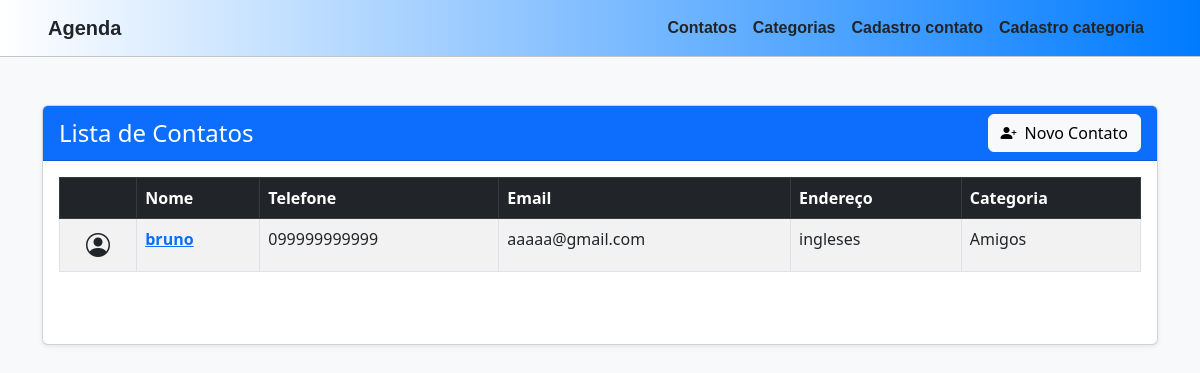
Page / (signed in) on the earlier database version.
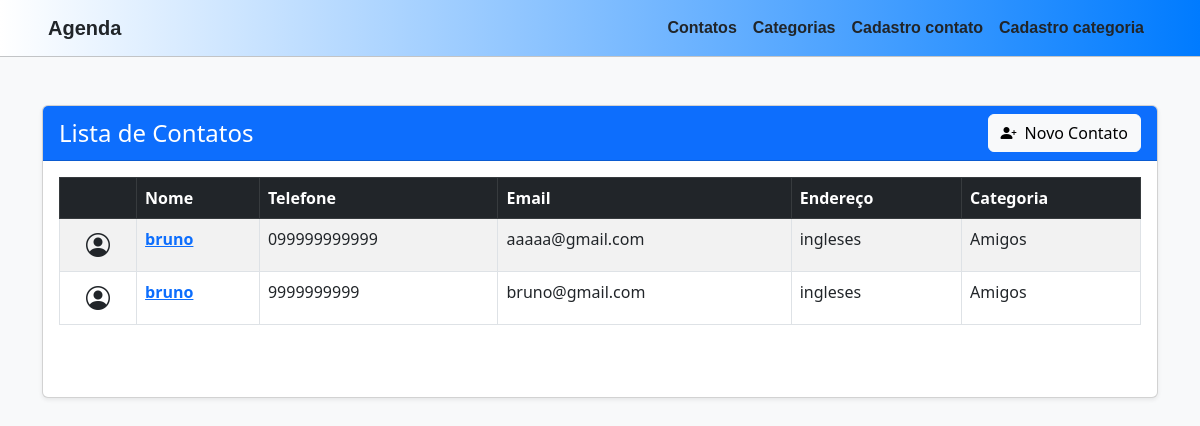
Same page on the later database version.
### myapp/models.py (models this page shows, shortened)
class Contato(models.Model):
    nome = models.CharField(max_length=200, verbose_name="Nome")
    telefone = models.CharField(max_length=15, verbose_name="Telefone")
    email = models.EmailField(verbose_name="Email", blank=True, null=True)
    endereco = models.CharField(max_length=255, verbose_name="Endereço")
    categoria = models.ForeignKey(Categoria, on_delete=models.CASCADE, verbose_name="Categoria")
    imagem = models.ImageField(blank=True, null=True, verbose_name="Imagem")
    class Meta:
        verbose_name = "Contato"
        verbose_name_plural = "Contatos"
        ordering = ["nome"]

class Categoria(models.Model):
    nome = models.CharField(max_length=200, verbose_name="Nome")
    def __str__(self):
        return self.nome

### myapp/views.py (the view)
# urls.py: path('', HomeView.index, name='home'),
    def index(request):
        if request.user.is_authenticated:
            contatos = Contato.objects.all()
            return render(request, 'myapp/listagem_contatos.html', {'contatos': contatos})
        else:
            contatos = Contato.objects.all()
            return render(request, 'myapp/home.html', {'contatos': contatos})

### myapp/templates/myapp/listagem_contatos.html (shortened to what this page needs)
<!DOCTYPE html>
<html lang="pt-br">
<head>
    <link href="https://cdn.jsdelivr.net/npm/bootstrap@5.3.0/dist/css/bootstrap.min.css" rel="stylesheet">
    <link href="https://cdn.jsdelivr.net/npm/bootstrap-icons@1.10.5/font/bootstrap-icons.css" rel="stylesheet">
</head>
<body class="bg-body-tertiary">
    {% include 'myapp/includes/navbar.html' %}
    <main class="container my-5">
        <div class="card shadow-sm">
            <div class="card-header bg-primary text-white d-flex justify-content-between align-items-center">
                <h4 class="mb-0">Lista de Contatos</h4>
                <a href="{% url 'contato_cadastro' %}" class="btn btn-light">
                    <i class="bi bi-person-plus-fill me-2"></i>Novo Contato
                </a>
            </div>
            <div class="card-body">
                <div class="table-responsive">
                    <table class="table table-striped table-hover table-bordered">
                        <thead class="table-dark">
                            <tr>
                                <th scope="col"></th>
                                <th scope="col">Nome</th>
                                <th scope="col">Telefone</th>
                                <th scope="col">Email</th>
                                <th scope="col">Endereço</th>
                                <th scope="col">Categoria</th>
                            </tr>
                        </thead>
                        <tbody>
                            {% for contato in contatos %}
                            <tr>
                                <td class="text-center">
                                    {% if contato.imagem %}
                                        <img src="{{ contato.imagem.url }}" alt="{{ contato.nome }}" class="img-thumbnail rounded-circle" style="width: 50px; height: 50px;">
                                    {% else %}
                                        <i class="bi bi-person-circle fs-4"></i>
                                    {% endif %}
                                <td>
                                    <a href="{% url 'contato_detalhe' contato.id %}" class="text-primary fw-bold">
                                        {{ contato.nome }}
                                    </a>
                                </td>
                                <td>{{ contato.telefone }}</td>
                                <td>{{ contato.email }}</td>
                                <td>{{ contato.endereco }}</td>
                                <td>{{ contato.categoria }}</td>
                            </tr>
                            {% endfor %}
                        </tbody>
                    </table>
                </div>
                <nav aria-label="Paginação" class="d-flex justify-content-between mt-4">
                </nav>
            </div>
        </div>
    </main>
</body>
</html>

Differences in the rows shown:
added Contato: nome "bruno", telefone "9999999999", email "bruno@gmail.com", endereco "ingleses", categoria "Amigos"
